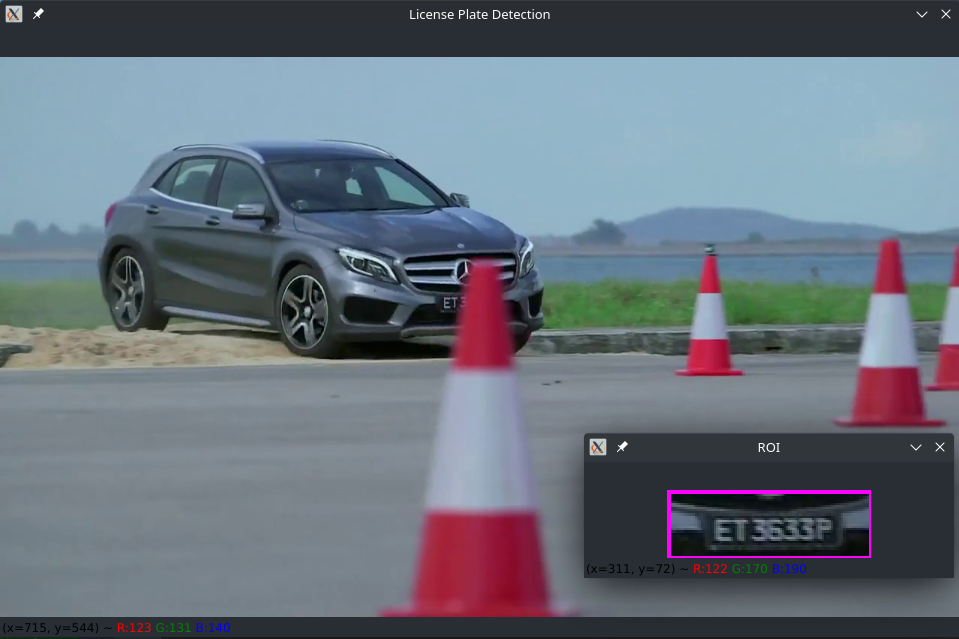
#> input picture number_plate_detection.png, 959 x 639 px, given in place of Mercedes-Glk-1406.mp4, which was not available
$ python plate-detection-video.py
#> lines starting #> are read from the running program, lines starting #| are printed output that depends on the picture; after the words box and inside, x2 and y2 are one past the last pixel; in counts of white or black regions, pixels touching at a corner belong together; pictures that were not available may be replaced by others from this repository, and a replacement may not be noted
import cv2
import numpy as np

# [12 lines of commented-out code are left out]

nPlateCascade = cv2.CascadeClassifier('resources/haarcascade_russian_plate_number.xml')
videoPath = 'resources/Mercedes-Glk-1406.mp4'
cap = cv2.VideoCapture(videoPath)
heightImg = 560
widthImg = 960
minArea = 500
highlightColor = (255, 0, 255)
accentColor = (255, 0, 255)
font = cv2.QT_FONT_NORMAL
count = 0

while True:
    success, img = cap.read()
#> img is the input picture: shape (639, 959, 3); mean B, G, R 123.5, 112.9, 103.4
    img = cv2.resize(img, (widthImg, heightImg))
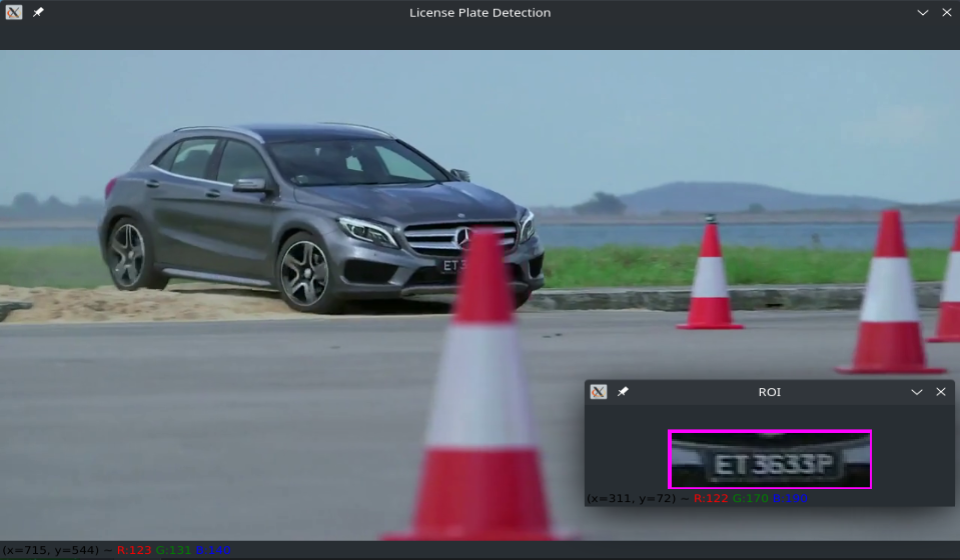
#> img: shape (560, 960, 3); mean B, G, R 123.4, 112.8, 103.4
    imgGray = cv2.cvtColor(img, cv2.COLOR_BGR2GRAY) # Create grayscale image
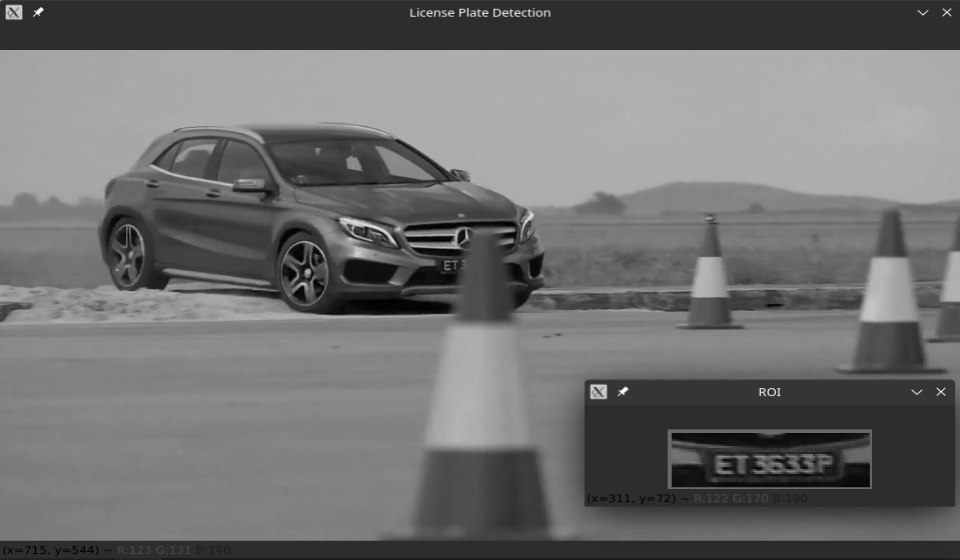
#> imgGray: shape (560, 960); min 1, max 252, mean 111.2
    plates = nPlateCascade.detectMultiScale(imgGray, 1.1, 4)  # Detect all number plates in image
#> plates = [[489, 1, 68, 23], [665, 425, 189, 63]]

    for (x, y, w, h) in plates:
        area = w*h
        if area > minArea:
            cv2.rectangle(img, (x, y), (x + w, y + h), accentColor, 2) # Draw rectangle around plate
            cv2.putText(img, "Number Plate", (x, y-5), font, 1, highlightColor, 2) # Add name
            imgRoi = img[y:y+h, x:x+w] # Crop region of interest
            cv2.imshow("ROI", imgRoi) # Show cropped plate in separate window
#> this loop made 2 passes
#> (x, y, w, h, area) on passes 1 to 2: (489, 1, 68, 23, 1564), (665, 425, 189, 63, 11907)
#> pass 1, `imgRoi = img[y:y+h, x:x+w]`:
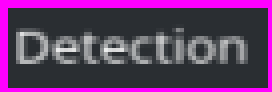
#> imgRoi: shape (23, 68, 3) (shown 4 times larger); mean B, G, R 102.2, 56.2, 96.3
#> pass 2, `imgRoi = img[y:y+h, x:x+w]`:
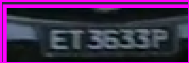
#> imgRoi: shape (63, 189, 3); mean B, G, R 79.7, 40.5, 68.2
#> after the loop:
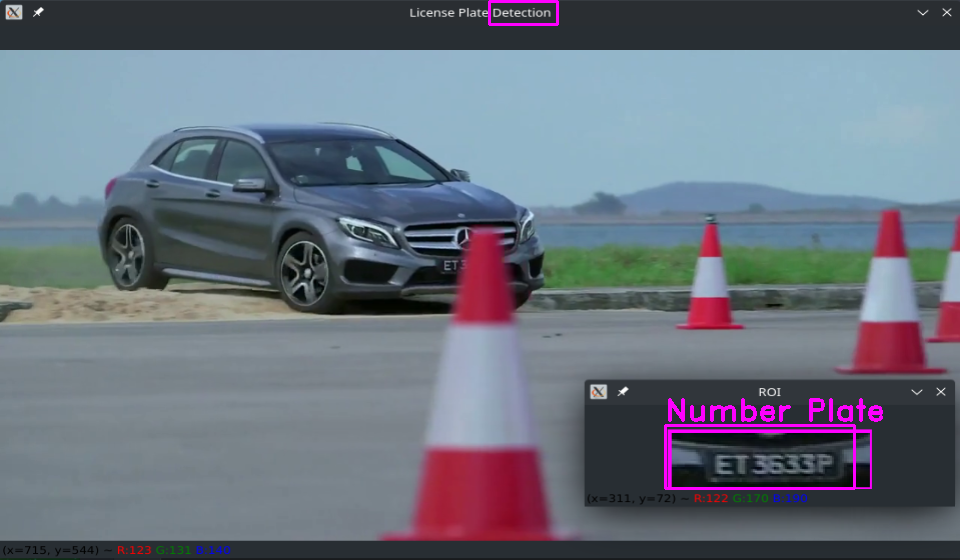
#> img: shape (560, 960, 3); 0.69% of pixels changed, all inside (x1, y1, x2, y2) = (488, 0, 883, 490)

    cv2.imshow("License Plate Detection", img) # Display video with superimposed boundary box

    if cv2.waitKey(1) & 0xFF == ord('s'): # Keep running until you press `s`
#> (key q is pressed here)
        cv2.imwrite("scanned/nPlate_"+str(count)+".jpg", imgRoi)
        count += 1
